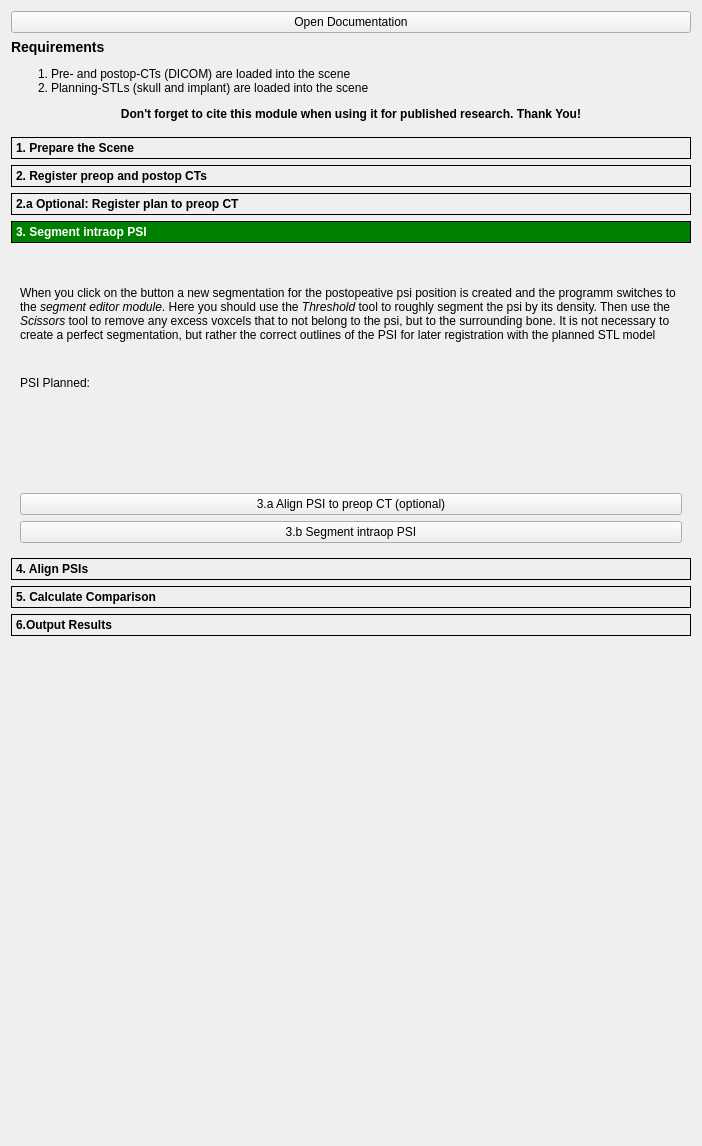
<?xml version="1.0" encoding="UTF-8"?>
<ui version="4.0">
 <class>OrbitaPSIWorkflowModule</class>
 <widget class="qMRMLWidget" name="OrbitaPSIWorkflowModule">
  <property name="geometry">
   <rect>
    <x>0</x>
    <y>0</y>
    <width>702</width>
    <height>1146</height>
   </rect>
  </property>
  <property name="sizePolicy">
   <sizepolicy hsizetype="Minimum" vsizetype="Preferred">
    <horstretch>0</horstretch>
    <verstretch>0</verstretch>
   </sizepolicy>
  </property>
  <layout class="QVBoxLayout" name="verticalLayout">
   <item>
    <widget class="QPushButton" name="openDocumentationButton">
     <property name="text">
      <string>Open Documentation</string>
     </property>
    </widget>
   </item>
   <item>
    <widget class="QLabel" name="labelDescription">
     <property name="sizePolicy">
      <sizepolicy hsizetype="Minimum" vsizetype="Preferred">
       <horstretch>0</horstretch>
       <verstretch>0</verstretch>
      </sizepolicy>
     </property>
     <property name="text">
      <string>&lt;h3&gt;Requirements&lt;/h3&gt;&lt;ol&gt;&lt;li&gt;Pre- and postop-CTs (DICOM) are loaded into the scene&lt;/li&gt;&lt;li&gt;Planning-STLs (skull and implant) are loaded into the scene&lt;/li&gt;&lt;/ol&gt;&lt;p style=&quot;font-weight: bold; text-align:center;&quot;&gt;Don't forget to cite this module when using it for published research. Thank You!&lt;/p&gt;</string>
     </property>
     <property name="wordWrap">
      <bool>true</bool>
     </property>
    </widget>
   </item>
   <item>
    <spacer name="verticalSpacer_4">
     <property name="orientation">
      <enum>Qt::Orientation::Vertical</enum>
     </property>
     <property name="sizeType">
      <enum>QSizePolicy::Policy::Fixed</enum>
     </property>
     <property name="sizeHint" stdset="0">
      <size>
       <width>20</width>
       <height>10</height>
      </size>
     </property>
    </spacer>
   </item>
   <item>
    <widget class="QToolBox" name="stepsToolbox">
     <property name="styleSheet">
      <string notr="true">QToolBox::tab {
	font-weight: bold;
	border: 1px solid black;
}

QToolBox::tab:selected {
	background-color: green;
	color: white;
}</string>
     </property>
     <property name="currentIndex">
      <number>3</number>
     </property>
     <widget class="QWidget" name="pagePrepareScene">
      <property name="geometry">
       <rect>
        <x>0</x>
        <y>0</y>
        <width>684</width>
        <height>311</height>
       </rect>
      </property>
      <property name="completed" stdset="0">
       <bool>true</bool>
      </property>
      <attribute name="label">
       <string>1. Prepare the Scene</string>
      </attribute>
      <layout class="QVBoxLayout" name="verticalLayout_2">
       <item>
        <widget class="QLabel" name="labelDescription">
         <property name="sizePolicy">
          <sizepolicy hsizetype="Minimum" vsizetype="Preferred">
           <horstretch>0</horstretch>
           <verstretch>0</verstretch>
          </sizepolicy>
         </property>
         <property name="text">
          <string>&lt;p&gt;Select the appropriate volumes for preop and post volumes as well as the STL for the planned PSI. Then click on the button to prepare the scene by applying naming and coloring conventions as described in the documentation. If (parts of) this process cannot be performed automatically carefully study the console output to determine what you have to do manually.&lt;/p&gt;&lt;p&gt;Finally a rough alignment of the volumes by centering them on their bounding boxes is performed&lt;/p&gt;</string>
         </property>
         <property name="wordWrap">
          <bool>true</bool>
         </property>
        </widget>
       </item>
       <item>
        <layout class="QFormLayout" name="formLayoutPrepareScene">
         <item row="0" column="0">
          <widget class="QLabel" name="label">
           <property name="text">
            <string>Preop volume:</string>
           </property>
          </widget>
         </item>
         <item row="0" column="1">
          <widget class="qMRMLNodeComboBox" name="preopVolumeSelector" native="true">
           <property name="toolTip">
            <string>Pick the input to the algorithm.</string>
           </property>
           <property name="nodeTypes" stdset="0">
            <stringlist notr="true">
             <string>vtkMRMLScalarVolumeNode</string>
            </stringlist>
           </property>
           <property name="showChildNodeTypes" stdset="0">
            <bool>false</bool>
           </property>
           <property name="addEnabled" stdset="0">
            <bool>false</bool>
           </property>
           <property name="removeEnabled" stdset="0">
            <bool>false</bool>
           </property>
           <property name="SlicerParameterName" stdset="0">
            <string>preopVolume</string>
           </property>
          </widget>
         </item>
         <item row="1" column="0">
          <widget class="QLabel" name="label">
           <property name="text">
            <string>Postop volume:</string>
           </property>
          </widget>
         </item>
         <item row="1" column="1">
          <widget class="qMRMLNodeComboBox" name="postopVolumeSelector" native="true">
           <property name="toolTip">
            <string>Pick the input to the algorithm.</string>
           </property>
           <property name="nodeTypes" stdset="0">
            <stringlist notr="true">
             <string>vtkMRMLScalarVolumeNode</string>
            </stringlist>
           </property>
           <property name="showChildNodeTypes" stdset="0">
            <bool>false</bool>
           </property>
           <property name="addEnabled" stdset="0">
            <bool>false</bool>
           </property>
           <property name="removeEnabled" stdset="0">
            <bool>false</bool>
           </property>
           <property name="SlicerParameterName" stdset="0">
            <string>postopVolume</string>
           </property>
          </widget>
         </item>
         <item row="2" column="0">
          <widget class="QLabel" name="label_8">
           <property name="text">
            <string>Skull Planned</string>
           </property>
          </widget>
         </item>
         <item row="2" column="1">
          <widget class="qMRMLNodeComboBox" name="skullPlannedModelSelector" native="true">
           <property name="nodeTypes" stdset="0">
            <stringlist notr="true">
             <string>vtkMRMLModelNode</string>
            </stringlist>
           </property>
           <property name="showChildNodeTypes" stdset="0">
            <bool>false</bool>
           </property>
           <property name="addEnabled" stdset="0">
            <bool>false</bool>
           </property>
           <property name="removeEnabled" stdset="0">
            <bool>false</bool>
           </property>
           <property name="SlicerParameterName" stdset="0">
            <string>skullPlannedModel</string>
           </property>
           <property name="noneEnabled" stdset="0">
            <bool>true</bool>
           </property>
          </widget>
         </item>
        </layout>
       </item>
       <item>
        <widget class="QPushButton" name="prepareSceneButton">
         <property name="text">
          <string>1. Prepare Scene</string>
         </property>
        </widget>
       </item>
      </layout>
     </widget>
     <widget class="QWidget" name="pageRegisterCTs">
      <property name="geometry">
       <rect>
        <x>0</x>
        <y>0</y>
        <width>684</width>
        <height>251</height>
       </rect>
      </property>
      <attribute name="label">
       <string>2. Register preop and postop CTs</string>
      </attribute>
      <layout class="QVBoxLayout" name="verticalLayout_3">
       <item>
        <widget class="QLabel" name="labelDescription">
         <property name="sizePolicy">
          <sizepolicy hsizetype="Minimum" vsizetype="Preferred">
           <horstretch>0</horstretch>
           <verstretch>0</verstretch>
          </sizepolicy>
         </property>
         <property name="text">
          <string>&lt;p&gt;The preop and postop-CTs have been roughly aligned. Use the manipulators in the multiplaner slice view to optimize the manual alignement. Once you achieved a rough positional and rotational alignment click on the button to perform the registration using BRAINS&lt;/p&gt;
&lt;p&gt;&lt;b&gt;Importat:&lt;/b&gt; Carefully check the result of the registration process, since any deviation invalidates the results of the following analysis&lt;/p&gt;</string>
         </property>
         <property name="wordWrap">
          <bool>true</bool>
         </property>
        </widget>
       </item>
       <item>
        <widget class="QPushButton" name="performVolumeRegistrationButton">
         <property name="sizePolicy">
          <sizepolicy hsizetype="Minimum" vsizetype="Fixed">
           <horstretch>0</horstretch>
           <verstretch>0</verstretch>
          </sizepolicy>
         </property>
         <property name="text">
          <string>2. Register CT-Scans</string>
         </property>
        </widget>
       </item>
      </layout>
     </widget>
     <widget class="QWidget" name="pageAlignPlanToPreop">
      <property name="geometry">
       <rect>
        <x>0</x>
        <y>0</y>
        <width>684</width>
        <height>363</height>
       </rect>
      </property>
      <attribute name="label">
       <string>2.a Optional: Register plan to preop CT</string>
      </attribute>
      <layout class="QVBoxLayout" name="verticalLayout_8">
       <item>
        <widget class="QLabel" name="label_6">
         <property name="text">
          <string>&lt;p&gt;&lt;b&gt;Important:&lt;/b&gt; This step is only necessary if the STL-files of the plan do not align with the preop CT (e.g. because the planner changed the coordinate system)&lt;/p&gt;
&lt;p&gt;To achieve alignment the preop-CT is segmentat and convertet to a surface model. The planning STL of the bone is then registered to the preop model&lt;/p&gt;</string>
         </property>
         <property name="wordWrap">
          <bool>true</bool>
         </property>
        </widget>
       </item>
       <item>
        <widget class="QPushButton" name="recenterPlanSTLsButton">
         <property name="text">
          <string>1. Recenter the planning STLs</string>
         </property>
        </widget>
       </item>
       <item>
        <widget class="QPushButton" name="segmentPreopCTButton">
         <property name="text">
          <string>2. Segment the preop CT</string>
         </property>
        </widget>
       </item>
       <item>
        <widget class="QPushButton" name="registerPlanToPreopButton">
         <property name="text">
          <string>3. Register plan STLs to preop CT</string>
         </property>
        </widget>
       </item>
       <item>
        <widget class="QLabel" name="label_7">
         <property name="text">
          <string>&lt;p&gt;&lt;b&gt;Importat:&lt;/b&gt; Carefully check the result of the registration process, since any deviation invalidates the results of the following analysis&lt;/p&gt;</string>
         </property>
         <property name="wordWrap">
          <bool>true</bool>
         </property>
        </widget>
       </item>
      </layout>
     </widget>
     <widget class="QWidget" name="pageSegmentPSI">
      <property name="geometry">
       <rect>
        <x>0</x>
        <y>0</y>
        <width>684</width>
        <height>301</height>
       </rect>
      </property>
      <attribute name="label">
       <string>3. Segment intraop PSI</string>
      </attribute>
      <layout class="QVBoxLayout" name="verticalLayout_4">
       <item>
        <widget class="QLabel" name="label_2">
         <property name="text">
          <string>&lt;p&gt;When you click on the button a new segmentation for the postopeative psi position is created and the programm switches to the &lt;i&gt;segment editor module&lt;/i&gt;. Here you should use the &lt;i&gt;Threshold&lt;/i&gt; tool to roughly segment the psi by its density. Then use the &lt;i&gt;Scissors&lt;/i&gt; tool to remove any excess voxcels that to not belong to the psi, but to the surrounding bone. It is not necessary to create a perfect segmentation, but rather the correct outlines of the PSI for later registration with the planned STL model&lt;/p&gt;</string>
         </property>
         <property name="wordWrap">
          <bool>true</bool>
         </property>
        </widget>
       </item>
       <item>
        <layout class="QFormLayout" name="formLayoutSelectPSI">
         <property name="sizeConstraint">
          <enum>QLayout::SizeConstraint::SetDefaultConstraint</enum>
         </property>
         <property name="fieldGrowthPolicy">
          <enum>QFormLayout::FieldGrowthPolicy::FieldsStayAtSizeHint</enum>
         </property>
         <item row="0" column="0">
          <widget class="QLabel" name="labelPSIPlanned">
           <property name="styleSheet">
            <string notr="true"/>
           </property>
           <property name="text">
            <string>PSI Planned:</string>
           </property>
          </widget>
         </item>
         <item row="0" column="1">
          <widget class="qMRMLNodeComboBox" name="psiPlannedModelSelector" native="true">
           <property name="toolTip">
            <string>Pick the input to the algorithm.</string>
           </property>
           <property name="nodeTypes" stdset="0">
            <stringlist notr="true">
             <string>vtkMRMLModelNode</string>
            </stringlist>
           </property>
           <property name="showChildNodeTypes" stdset="0">
            <bool>false</bool>
           </property>
           <property name="addEnabled" stdset="0">
            <bool>false</bool>
           </property>
           <property name="removeEnabled" stdset="0">
            <bool>false</bool>
           </property>
           <property name="SlicerParameterName" stdset="0">
            <string>psiPlannedModel</string>
           </property>
          </widget>
         </item>
        </layout>
       </item>
       <item>
        <widget class="QPushButton" name="applyTransformsToPlannedModelButton">
         <property name="text">
          <string>3.a Align PSI to preop CT (optional)</string>
         </property>
        </widget>
       </item>
       <item>
        <widget class="QPushButton" name="prepareSegmentationButton">
         <property name="sizePolicy">
          <sizepolicy hsizetype="Minimum" vsizetype="Fixed">
           <horstretch>0</horstretch>
           <verstretch>0</verstretch>
          </sizepolicy>
         </property>
         <property name="text">
          <string>3.b Segment intraop PSI</string>
         </property>
        </widget>
       </item>
      </layout>
     </widget>
     <widget class="QWidget" name="pageAlignPSIs">
      <property name="geometry">
       <rect>
        <x>0</x>
        <y>0</y>
        <width>684</width>
        <height>251</height>
       </rect>
      </property>
      <attribute name="label">
       <string>4. Align PSIs</string>
      </attribute>
      <layout class="QVBoxLayout" name="verticalLayout_5">
       <item>
        <widget class="QLabel" name="label_3">
         <property name="text">
          <string>&lt;p&gt;Creates a clone of the &lt;i&gt;planned PSI model&lt;/i&gt; and aligns it with the segmentation of the postoperative psi position&lt;/p&gt;</string>
         </property>
         <property name="wordWrap">
          <bool>true</bool>
         </property>
        </widget>
       </item>
       <item>
        <widget class="QPushButton" name="alignPSIsButton">
         <property name="enabled">
          <bool>true</bool>
         </property>
         <property name="toolTip">
          <string>Run the algorithm</string>
         </property>
         <property name="text">
          <string>4. Align PSIs</string>
         </property>
        </widget>
       </item>
      </layout>
     </widget>
     <widget class="QWidget" name="pageCalculateComparison">
      <property name="geometry">
       <rect>
        <x>0</x>
        <y>0</y>
        <width>684</width>
        <height>251</height>
       </rect>
      </property>
      <attribute name="label">
       <string>5. Calculate Comparison</string>
      </attribute>
      <layout class="QVBoxLayout" name="verticalLayout_6">
       <item>
        <widget class="QLabel" name="label_4">
         <property name="text">
          <string>&lt;p&gt;Performs the &lt;i&gt;model-to-model-comparison&lt;/i&gt; on a &lt;i&gt;Point-by-Point&lt;/i&gt; level, stores the information in a new model based on the planned model (vectors and distances are expressed as &lt;i&gt;from planned to postop&lt;/i&gt;) and displays the color-coded distance model&lt;/p&gt;</string>
         </property>
         <property name="wordWrap">
          <bool>true</bool>
         </property>
        </widget>
       </item>
       <item>
        <layout class="QFormLayout" name="formLayout">
         <item row="0" column="0">
          <widget class="QLabel" name="label_9">
           <property name="text">
            <string>PSI planned</string>
           </property>
          </widget>
         </item>
         <item row="0" column="1">
          <widget class="qMRMLNodeComboBox" name="psiPlannedModelSelectorCalculation" native="true">
           <property name="toolTip">
            <string>Model Node of the planned PSI</string>
           </property>
           <property name="nodeTypes" stdset="0">
            <stringlist notr="true">
             <string>vtkMRMLModelNode</string>
            </stringlist>
           </property>
           <property name="showChildNodeTypes" stdset="0">
            <bool>false</bool>
           </property>
           <property name="addEnabled" stdset="0">
            <bool>false</bool>
           </property>
           <property name="removeEnabled" stdset="0">
            <bool>false</bool>
           </property>
           <property name="SlicerParameterName" stdset="0">
            <string>psiPlannedModel</string>
           </property>
          </widget>
         </item>
         <item row="1" column="0">
          <widget class="QLabel" name="label_10">
           <property name="text">
            <string>PSI postop</string>
           </property>
          </widget>
         </item>
         <item row="1" column="1">
          <widget class="qMRMLNodeComboBox" name="psiPostopModelSelectorCalculation" native="true">
           <property name="toolTip">
            <string>Model Node of the postop PSI</string>
           </property>
           <property name="nodeTypes" stdset="0">
            <stringlist notr="true">
             <string>vtkMRMLModelNode</string>
            </stringlist>
           </property>
           <property name="showChildNodeTypes" stdset="0">
            <bool>false</bool>
           </property>
           <property name="addEnabled" stdset="0">
            <bool>false</bool>
           </property>
           <property name="removeEnabled" stdset="0">
            <bool>false</bool>
           </property>
           <property name="SlicerParameterName" stdset="0">
            <string>psiPlannedModel</string>
           </property>
          </widget>
         </item>
        </layout>
       </item>
       <item>
        <widget class="QPushButton" name="calculateM2MDistanceButton">
         <property name="text">
          <string>5. Calculate Comparison</string>
         </property>
        </widget>
       </item>
      </layout>
     </widget>
     <widget class="QWidget" name="pageOutputResults">
      <property name="geometry">
       <rect>
        <x>0</x>
        <y>0</y>
        <width>684</width>
        <height>251</height>
       </rect>
      </property>
      <attribute name="label">
       <string>6.Output Results</string>
      </attribute>
      <layout class="QVBoxLayout" name="verticalLayout_7">
       <item>
        <widget class="QLabel" name="label_5">
         <property name="text">
          <string>&lt;p&gt;Calculates Hausdorff-Distances, Dice-Coefficents, positional and rotation deviations, etc. and outputs those into a file name &lt;i&gt;output.csv&lt;/i&gt;&lt;/p&gt;</string>
         </property>
         <property name="wordWrap">
          <bool>true</bool>
         </property>
        </widget>
       </item>
       <item>
        <layout class="QFormLayout" name="formLayout_2">
         <item row="0" column="0">
          <widget class="QLabel" name="label_11">
           <property name="text">
            <string>PSI planned</string>
           </property>
          </widget>
         </item>
         <item row="0" column="1">
          <widget class="qMRMLNodeComboBox" name="psiPlannedModelSelectorOutput" native="true">
           <property name="toolTip">
            <string>Model Node of the planned PSI</string>
           </property>
           <property name="nodeTypes" stdset="0">
            <stringlist notr="true">
             <string>vtkMRMLModelNode</string>
            </stringlist>
           </property>
           <property name="showChildNodeTypes" stdset="0">
            <bool>false</bool>
           </property>
           <property name="addEnabled" stdset="0">
            <bool>false</bool>
           </property>
           <property name="removeEnabled" stdset="0">
            <bool>false</bool>
           </property>
           <property name="SlicerParameterName" stdset="0">
            <string>psiPlannedModel</string>
           </property>
          </widget>
         </item>
         <item row="1" column="0">
          <widget class="QLabel" name="label_12">
           <property name="text">
            <string>PSI postop</string>
           </property>
          </widget>
         </item>
         <item row="1" column="1">
          <widget class="qMRMLNodeComboBox" name="psiPostopModelSelectorOutput" native="true">
           <property name="toolTip">
            <string>Model Node of the postoperative PSI</string>
           </property>
           <property name="nodeTypes" stdset="0">
            <stringlist notr="true">
             <string>vtkMRMLModelNode</string>
            </stringlist>
           </property>
           <property name="showChildNodeTypes" stdset="0">
            <bool>false</bool>
           </property>
           <property name="addEnabled" stdset="0">
            <bool>false</bool>
           </property>
           <property name="removeEnabled" stdset="0">
            <bool>false</bool>
           </property>
           <property name="SlicerParameterName" stdset="0">
            <string>psiPostopModel</string>
           </property>
          </widget>
         </item>
         <item row="2" column="0">
          <widget class="QLabel" name="label_13">
           <property name="text">
            <string>Distance</string>
           </property>
          </widget>
         </item>
         <item row="2" column="1">
          <widget class="qMRMLNodeComboBox" name="psiDistanceModelSelectorOutput" native="true">
           <property name="toolTip">
            <string>Model Node of the comparative distance between planned and postop position</string>
           </property>
           <property name="nodeTypes" stdset="0">
            <stringlist notr="true">
             <string>vtkMRMLModelNode</string>
            </stringlist>
           </property>
           <property name="showChildNodeTypes" stdset="0">
            <bool>false</bool>
           </property>
           <property name="addEnabled" stdset="0">
            <bool>false</bool>
           </property>
           <property name="removeEnabled" stdset="0">
            <bool>false</bool>
           </property>
           <property name="SlicerParameterName" stdset="0">
            <string>psiDistanceModel</string>
           </property>
          </widget>
         </item>
        </layout>
       </item>
       <item>
        <widget class="QPushButton" name="printPSIResultsButton">
         <property name="text">
          <string>6.Output Results</string>
         </property>
        </widget>
       </item>
      </layout>
     </widget>
    </widget>
   </item>
   <item>
    <spacer name="verticalSpacer">
     <property name="orientation">
      <enum>Qt::Orientation::Vertical</enum>
     </property>
     <property name="sizeType">
      <enum>QSizePolicy::Policy::Expanding</enum>
     </property>
     <property name="sizeHint" stdset="0">
      <size>
       <width>20</width>
       <height>40</height>
      </size>
     </property>
    </spacer>
   </item>
  </layout>
 </widget>
 <customwidgets>
  <customwidget>
   <class>qMRMLWidget</class>
   <extends>QWidget</extends>
   <header>qMRMLWidget.h</header>
   <container>1</container>
  </customwidget>
  <customwidget>
   <class>qMRMLNodeComboBox</class>
   <extends>QWidget</extends>
   <header>qmrmlnodecombobox.h</header>
  </customwidget>
 </customwidgets>
 <tabstops>
  <tabstop>openDocumentationButton</tabstop>
 </tabstops>
 <resources/>
 <connections>
  <connection>
   <sender>OrbitaPSIWorkflowModule</sender>
   <signal>mrmlSceneChanged(vtkMRMLScene*)</signal>
   <receiver>preopVolumeSelector</receiver>
   <slot>setMRMLScene(vtkMRMLScene*)</slot>
   <hints>
    <hint type="sourcelabel">
     <x>122</x>
     <y>132</y>
    </hint>
    <hint type="destinationlabel">
     <x>248</x>
     <y>61</y>
    </hint>
   </hints>
  </connection>
  <connection>
   <sender>OrbitaPSIWorkflowModule</sender>
   <signal>mrmlSceneChanged(vtkMRMLScene*)</signal>
   <receiver>postopVolumeSelector</receiver>
   <slot>setMRMLScene(vtkMRMLScene*)</slot>
   <hints>
    <hint type="sourcelabel">
     <x>82</x>
     <y>135</y>
    </hint>
    <hint type="destinationlabel">
     <x>220</x>
     <y>161</y>
    </hint>
   </hints>
  </connection>
  <connection>
   <sender>OrbitaPSIWorkflowModule</sender>
   <signal>mrmlSceneChanged(vtkMRMLScene*)</signal>
   <receiver>skullPlannedModelSelector</receiver>
   <slot>setMRMLScene(vtkMRMLScene*)</slot>
   <hints>
    <hint type="sourcelabel">
     <x>82</x>
     <y>135</y>
    </hint>
    <hint type="destinationlabel">
     <x>220</x>
     <y>161</y>
    </hint>
   </hints>
  </connection>
  <connection>
   <sender>OrbitaPSIWorkflowModule</sender>
   <signal>mrmlSceneChanged(vtkMRMLScene*)</signal>
   <receiver>psiPlannedModelSelector</receiver>
   <slot>setMRMLScene(vtkMRMLScene*)</slot>
   <hints>
    <hint type="sourcelabel">
     <x>82</x>
     <y>135</y>
    </hint>
    <hint type="destinationlabel">
     <x>220</x>
     <y>161</y>
    </hint>
   </hints>
  </connection>
  <connection>
   <sender>OrbitaPSIWorkflowModule</sender>
   <signal>mrmlSceneChanged(vtkMRMLScene*)</signal>
   <receiver>psiPlannedModelSelectorCalculation</receiver>
   <slot>setMRMLScene(vtkMRMLScene*)</slot>
   <hints>
    <hint type="sourcelabel">
     <x>82</x>
     <y>135</y>
    </hint>
    <hint type="destinationlabel">
     <x>220</x>
     <y>161</y>
    </hint>
   </hints>
  </connection>
  <connection>
   <sender>OrbitaPSIWorkflowModule</sender>
   <signal>mrmlSceneChanged(vtkMRMLScene*)</signal>
   <receiver>psiPostopModelSelectorCalculation</receiver>
   <slot>setMRMLScene(vtkMRMLScene*)</slot>
   <hints>
    <hint type="sourcelabel">
     <x>82</x>
     <y>135</y>
    </hint>
    <hint type="destinationlabel">
     <x>220</x>
     <y>161</y>
    </hint>
   </hints>
  </connection>
  <connection>
   <sender>OrbitaPSIWorkflowModule</sender>
   <signal>mrmlSceneChanged(vtkMRMLScene*)</signal>
   <receiver>psiPlannedModelSelectorOutput</receiver>
   <slot>setMRMLScene(vtkMRMLScene*)</slot>
   <hints>
    <hint type="sourcelabel">
     <x>82</x>
     <y>135</y>
    </hint>
    <hint type="destinationlabel">
     <x>220</x>
     <y>161</y>
    </hint>
   </hints>
  </connection>
  <connection>
   <sender>OrbitaPSIWorkflowModule</sender>
   <signal>mrmlSceneChanged(vtkMRMLScene*)</signal>
   <receiver>psiPostopModelSelectorOutput</receiver>
   <slot>setMRMLScene(vtkMRMLScene*)</slot>
   <hints>
    <hint type="sourcelabel">
     <x>82</x>
     <y>135</y>
    </hint>
    <hint type="destinationlabel">
     <x>220</x>
     <y>161</y>
    </hint>
   </hints>
  </connection>
  <connection>
   <sender>OrbitaPSIWorkflowModule</sender>
   <signal>mrmlSceneChanged(vtkMRMLScene*)</signal>
   <receiver>psiDistanceModelSelectorOutput</receiver>
   <slot>setMRMLScene(vtkMRMLScene*)</slot>
   <hints>
    <hint type="sourcelabel">
     <x>82</x>
     <y>135</y>
    </hint>
    <hint type="destinationlabel">
     <x>220</x>
     <y>161</y>
    </hint>
   </hints>
  </connection>
 </connections>
 <slots>
  <signal>mrmlSceneChanged(vtkMRMLScene*)</signal>
 </slots>
</ui>
